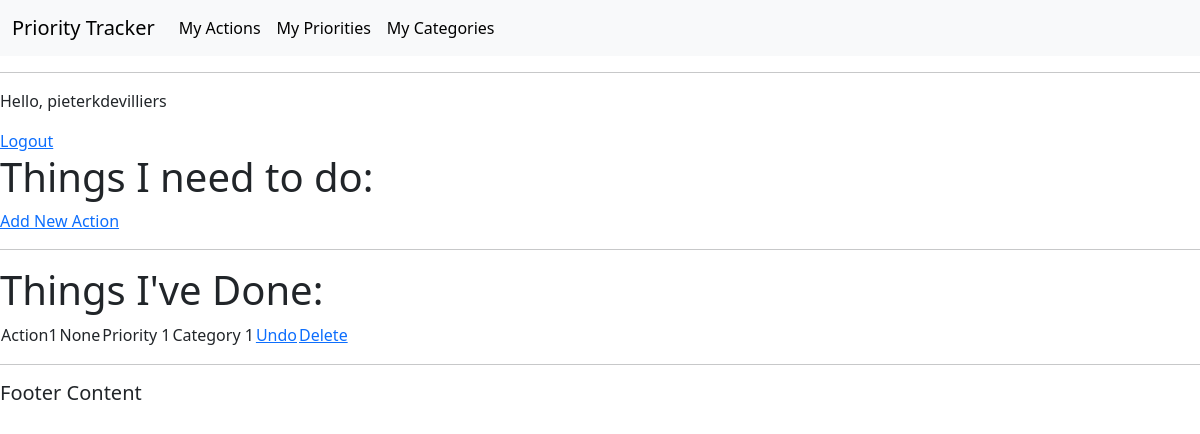
The page /actions/ (signed in) on the database as committed earlier.
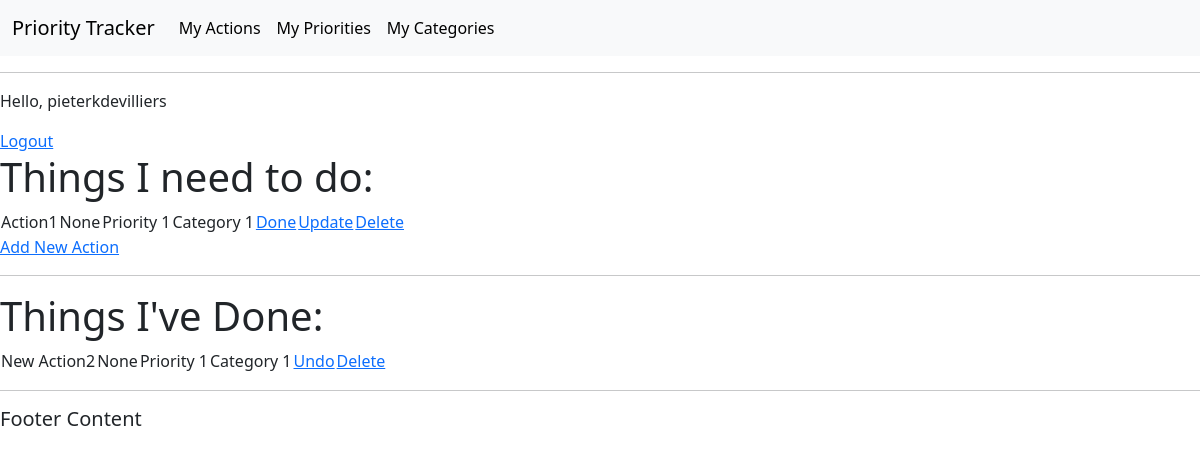
The same page on the database as committed later.
### actions/models.py (models this page shows, shortened)
class Action(models.Model):
    title = models.CharField(max_length=50, null=False, blank=False)
    trackedTime = models.DurationField(null=True, blank=True)
    doneStatus = models.BooleanField(null=False, blank=False, default=False)
    date = models.DateField(auto_now_add=True)
    category = models.ForeignKey(
        Category, on_delete=models.CASCADE, null=False, blank=False)
    priority = models.ForeignKey(
        Priority, on_delete=models.CASCADE, null=False, blank=False)
    user = models.ForeignKey(
        User, on_delete=models.CASCADE, related_name="action", null=True)

class Priority(models.Model):
    title = models.CharField(max_length=50, null=False, blank=False)
    description = models.CharField(max_length=150)
    activeStatus = models.BooleanField(null=False, blank=False, default=True)
    user = models.ForeignKey(
        User, on_delete=models.CASCADE, related_name="priorities", null=True)
    def __str__(self):
        return str(self.title)

class Category(models.Model):
    title = models.CharField(max_length=50, null=False, blank=False)
    description = models.CharField(max_length=150)
    user = models.ForeignKey(
        User, on_delete=models.CASCADE, related_name="categories", null=True)
    def __str__(self):
        return str(self.title)

### actions/views.py (the view)
# urls.py: path('actions/', views.get_action_list, name='get_action_list'),
@login_required(login_url='login')
def get_action_list(request):
    actions = Action.objects.all()
    context = {
        "actions": actions
    }
    return render(request, 'actions/action_list.html', context)

### actions/templates/actions/action_list.html
{% extends 'actions/main.html' %}
{% block content %}
<body>
    <p>Hello, {{request.user}}</p>
    <a href="{% url 'logout' %}">Logout</a>
    <h1>Things I need to do:</h1>
    <table>
        {% for action in user.action.all %}
        {% if action.doneStatus == False %}
            <tr>
                <td>{{ action.title }}</td>
                <td>{{ action.trackedTime }}</td>
                <td>{{ action.priority }}</td>
                <td>{{ action.category }}</td>
                <td><a href="{% url 'complete_action' action.id %}">Done</a></td>
                <td><a href="{% url 'update_action' action.id %}">Update</a></td>
                <td><a href="{% url 'delete_action' action.id %}">Delete</a></td>
            </tr>
        {% endif %}
        {% empty %}
        <tr><td>You have nothing to do.</td></tr>
        {% endfor %}
    </table>
    <a href="/add-action/">Add New Action</a>
    <hr>
    <h1>Things I've Done:</h1>
    <table>
        {% for action in user.action.all %}
        {% if action.doneStatus == True %}
            <tr>
                <td>{{ action.title }}</td>
                <td>{{ action.trackedTime }}</td>
                <td>{{ action.priority }}</td>
                <td>{{ action.category }}</td>
                <td><a href="{% url 'complete_action' action.id %}">Undo</a></td>
                <td><a href="{% url 'delete_action' action.id %}">Delete</a></td>
            </tr>
        {% endif %}
        {% empty %}
        <tr><td>You have nothing to do.</td></tr>
        {% endfor %}
    </table>
</body>
{% endblock %}

### actions/templates/actions/main.html (shortened to what this page needs)
<!DOCTYPE html>
<html lang="en">
<head>
    <link href="https://cdn.jsdelivr.net/npm/bootstrap@5.3.0-alpha1/dist/css/bootstrap.min.css" rel="stylesheet">
</head>
<body>
    <nav class="navbar navbar-expand-lg bg-body-tertiary">
        <div class="container-fluid">
          <a class="navbar-brand" href="#">Priority Tracker</a>
          <div class="collapse navbar-collapse" id="navbarSupportedContent">
            <ul class="navbar-nav me-auto mb-2 mb-lg-0">
              <li class="nav-item">
                <a class="nav-link active" aria-current="page" href="{% url 'get_action_list' %}">My Actions</a>
              </li>
              <li class="nav-item">
                <a class="nav-link active" aria-current="page" href="{% url 'get_priorities_list' %}">My Priorities</a>
              </li>
              <li class="nav-item">
                <a class="nav-link active" aria-current="page" href="{% url 'get_categories_list' %}">My Categories</a>
              </li>
            </ul>
          </div>
        </div>
      </nav>
    <hr>
    {% block content %}
    {% endblock %}
    <hr>
    <h5>Footer Content</h5>
</body>
</html>

Rows that differ between the two databases and show on the page:
changed Action "Action1": moves from the list under "Things I've Done:" to the list under "Things I need to do:"
added Action: title "New Action2", trackedTime "None", priority "Priority 1", category "Category 1", shown under "Things I've Done:"
